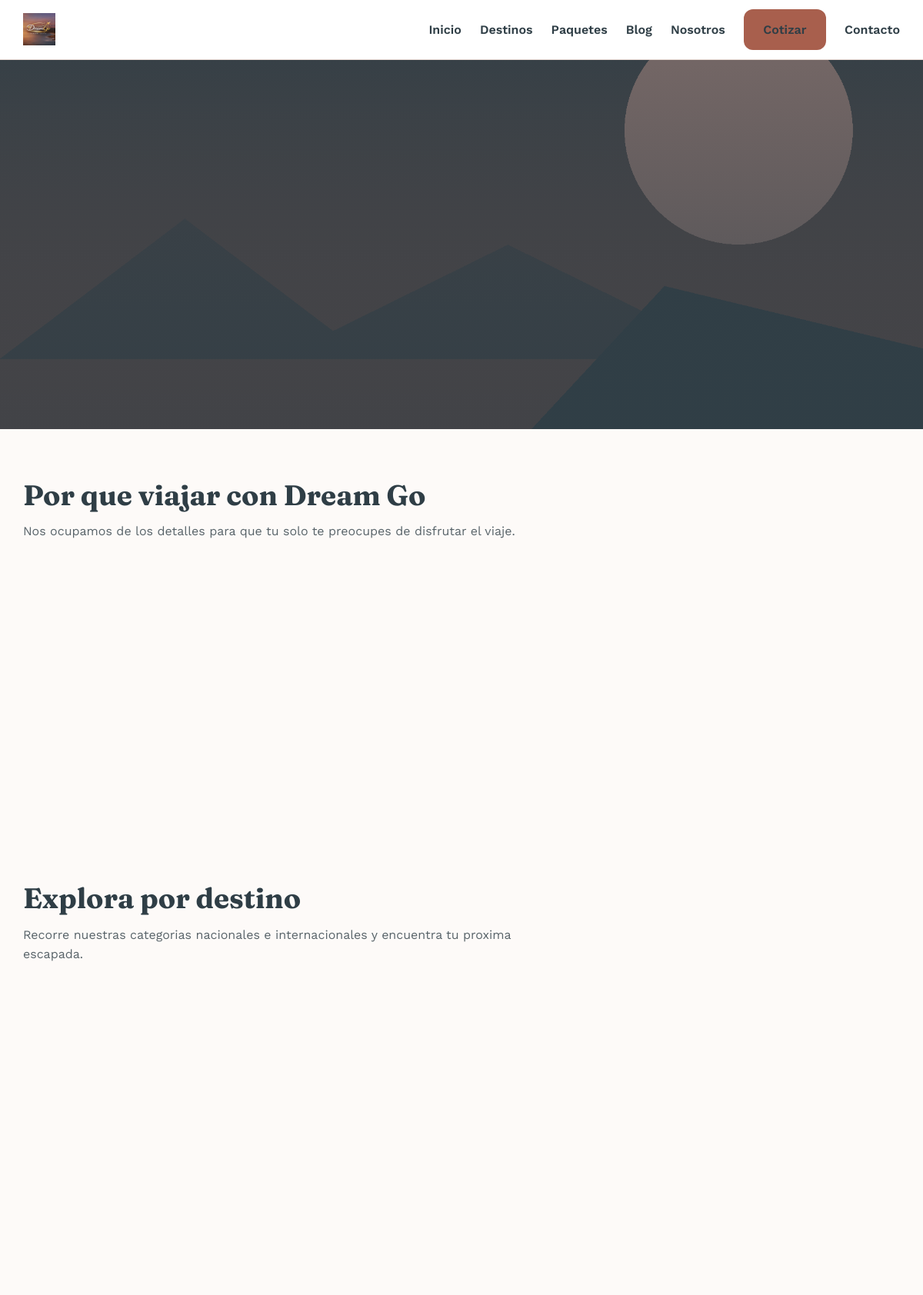
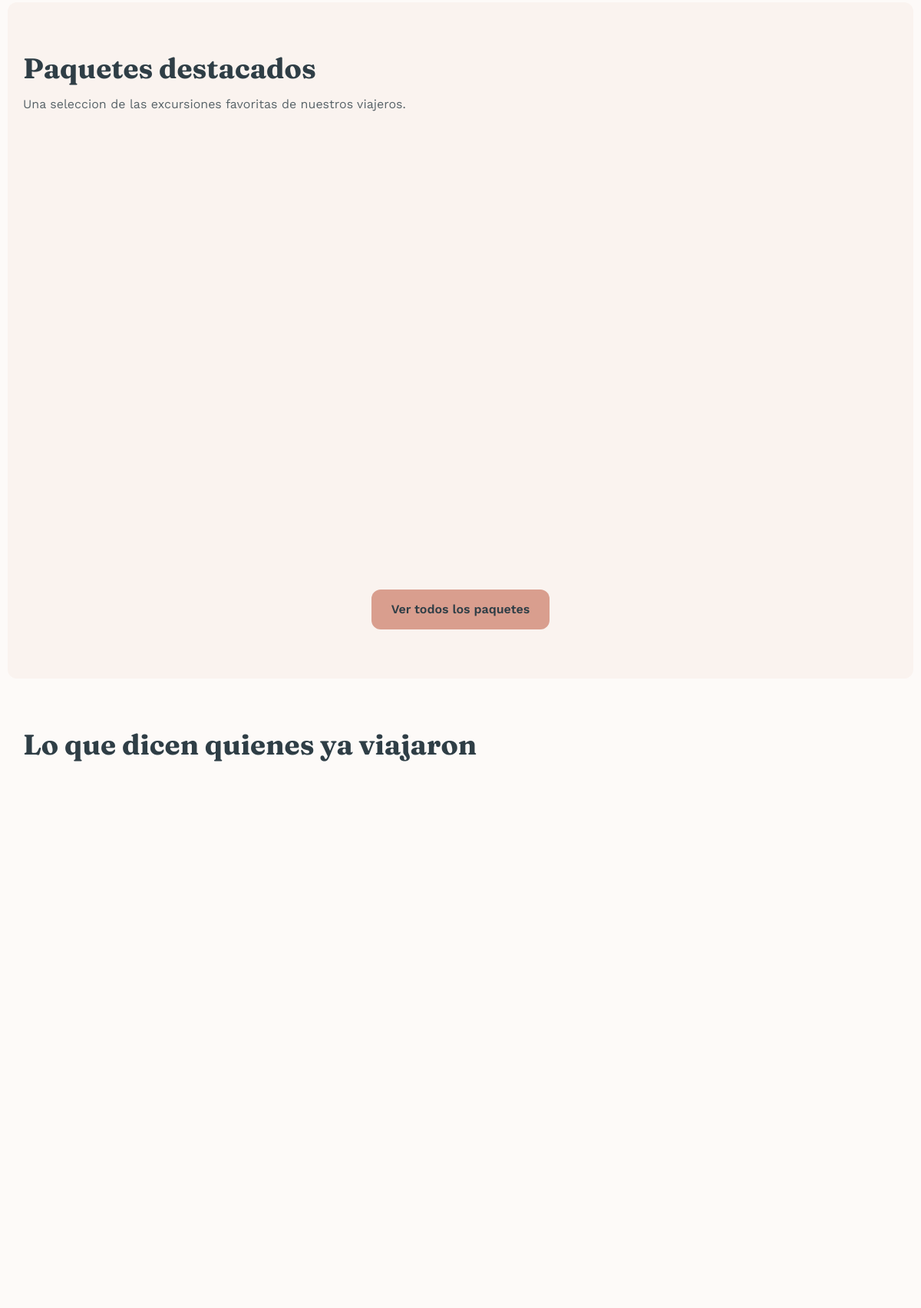
The page / (upper part) on the database its author committed (2 pictures, top to bottom).
### tables this page shows
CREATE TABLE IF NOT EXISTS bloques_pagina (
  id INT UNSIGNED AUTO_INCREMENT PRIMARY KEY,
  pagina VARCHAR(50) NOT NULL,
  clave VARCHAR(50) NOT NULL,
  orden SMALLINT UNSIGNED NOT NULL DEFAULT 0,
  visible TINYINT(1) NOT NULL DEFAULT 1,
  titulo VARCHAR(255) NULL,
  subtitulo VARCHAR(500) NULL,
  contenido LONGTEXT NULL,
  color_fondo VARCHAR(20) NULL,
  actualizado_en DATETIME NOT NULL DEFAULT CURRENT_TIMESTAMP ON UPDATE CURRENT_TIMESTAMP,
  UNIQUE KEY uniq_pagina_clave (pagina, clave)
);

### core/Database.php (called while the page is built, shortened)
<?php
final class Database
{
    private static ?PDO $instance = null;
    public static function connection(): PDO
    {
        if (self::$instance === null) {
            $config = require BASE_PATH . '/config/database.php';
            $dsn = sprintf(
                'mysql:host=%s;port=%s;dbname=%s;charset=utf8mb4',
                $config['host'],
                $config['port'],
                $config['database']
            );
            try {
                self::$instance = new PDO($dsn, $config['username'], $config['password'], [
                    PDO::ATTR_ERRMODE => PDO::ERRMODE_EXCEPTION,
                    PDO::ATTR_DEFAULT_FETCH_MODE => PDO::FETCH_ASSOC,
                    PDO::ATTR_EMULATE_PREPARES => false,
                ]);
            } catch (PDOException $e) {
                error_log('[DB] Error de conexion: ' . $e->getMessage());
                throw $e;
            }
        }
        return self::$instance;
    }
}

### core/Model.php (called while the page is built, shortened)
<?php
abstract class Model
{
    protected static string $table;
    protected static function db(): PDO
    {
        return Database::connection();
    }
    public static function where(array $conditions, string $orderBy = '', ?int $limit = null): array
    {
        [$clause, $params] = self::buildWhere($conditions);
        $sql = 'SELECT * FROM ' . static::$table;
        if ($clause !== '') {
            $sql .= ' WHERE ' . $clause;
        }
        if ($orderBy !== '') {
            $sql .= ' ORDER BY ' . $orderBy;
        }
        $stmt = static::db()->prepare($sql);
        $stmt->execute($params);
        return $stmt->fetchAll();
    }
    private static function buildWhere(array $conditions): array
    {
        $parts = [];
        $params = [];
        foreach ($conditions as $column => $value) {
            $paramKey = 'w_' . $column;
            $parts[] = "{$column} = :{$paramKey}";
            $params[$paramKey] = $value;
        }
        return [implode(' AND ', $parts), $params];
    }
}

### app/Models/BloquePagina.php (called while the page is built, shortened)
<?php
class BloquePagina extends Model
{
    public static function porPagina(string $pagina): array
    {
        return self::where(['pagina' => $pagina], 'orden ASC');
    }
    public static function contenido(array $bloque): array
    {
        if (empty($bloque['contenido'])) {
            return [];
        }
        return json_decode((string) $bloque['contenido'], true) ?? [];
    }
}

### app/Controllers/Public/HomeController.php (called while the page is built, shortened)
<?php
class HomeController extends Controller
{
    public function index(): void
    {
        $destacados = Paquete::destacados(3);
        $categorias = Categoria::activas();
        $this->view('public/home/index', [
            'bloques' => BloquePagina::porPagina('home'),
            'destacados' => $destacados,
            'resumenes' => Resena::resumenPorPaquetes(array_column($destacados, 'id')),
            'galerias' => ImagenPaquete::paraPadres(array_column($destacados, 'id')),
            'categorias' => $categorias,
            'imagenesDestinos' => ImagenDestino::paraPadres(array_column($categorias, 'id')),
        ], [
            'title' => ConfiguracionSitio::get('meta_title_default', 'Dream Go Operadora Turística'),
            'description' => ConfiguracionSitio::get('meta_description_default', 'Excursiones y paquetes de viaje.'),
        ]);
    }
}

### public/index.php (called while the page is built, shortened)
<?php
$router = new Router();
$request = new Request();
try {
    $router->dispatch($request);
} catch (NotFoundException $e) {
    http_response_code(404);
    (new App\Controllers\Public\ErrorController($request))->notFound();
} catch (ForbiddenException $e) {
    http_response_code(403);
    (new App\Controllers\Public\ErrorController($request))->forbidden($e->getMessage());
} catch (\Throwable $e) {
    error_log('[APP] ' . $e->getMessage() . ' en ' . $e->getFile() . ':' . $e->getLine());
    http_response_code(500);
    (new App\Controllers\Public\ErrorController($request))->serverError();
}

### core/Controller.php (called while the page is built, shortened)
<?php
abstract class Controller
{
    protected function view(string $view, array $data = [], array $meta = [], string $layout = 'public'): void
    {
        $viewFile = BASE_PATH . '/app/Views/' . str_replace('.', '/', $view) . '.php';
        extract($data, EXTR_SKIP);
        require $viewFile;
    }
}

### core/Request.php (called while the page is built, shortened)
<?php
final class Request
{
    private array $server;
    public function __construct()
    {
        $this->server = $_SERVER;
    }
    public function uri(): string
    {
        $uri = $this->server['REQUEST_URI'] ?? '/';
        $path = parse_url($uri, PHP_URL_PATH) ?? '/';
        return $path === '' ? '/' : $path;
    }
}

### app/Views/public/home/index.php (the view, shortened to what this page needs)
<?php foreach ($bloques as $bloque): ?>
  <?php $contenido = BloquePagina::contenido($bloque); ?>
  <?php if ($bloque['clave'] === 'hero'): ?>
    <?php $heroImagenes = array_values(array_filter($contenido['imagenes'] ?? [], 'is_string')); ?>
    <section class="hero hero--inicio<?= $heroImagenes ? ' hero--con-slides' : '' ?>"<?= count($heroImagenes) > 1 ? ' data-hero-carrusel' : '' ?>>
      <div class="contenedor">
      </div>
    </section>
  <?php elseif ($bloque['clave'] === 'ventajas'): ?>
    <section class="seccion contenedor<?= $bloque['color_fondo'] ? ' seccion--panel' : '' ?>" data-bloque="<?= htmlspecialchars($bloque['clave'], ENT_QUOTES, 'UTF-8') ?>">
      <div class="seccion__encabezado">
        <h2><?= htmlspecialchars($bloque['titulo'] ?? '', ENT_QUOTES, 'UTF-8') ?></h2>
        <?php if (!empty($bloque['subtitulo'])): ?><p><?= htmlspecialchars($bloque['subtitulo'], ENT_QUOTES, 'UTF-8') ?></p><?php endif; ?>
      </div>
      <div class="grid-tarjetas grid-tarjetas--4">
      </div>
    </section>
  <?php elseif ($bloque['clave'] === 'destinos' && !empty($categorias)): ?>
    <section class="seccion contenedor<?= $bloque['color_fondo'] ? ' seccion--panel' : '' ?>" data-bloque="<?= htmlspecialchars($bloque['clave'], ENT_QUOTES, 'UTF-8') ?>">
      <div class="seccion__encabezado">
        <h2><?= htmlspecialchars($bloque['titulo'] ?? '', ENT_QUOTES, 'UTF-8') ?></h2>
        <?php if (!empty($bloque['subtitulo'])): ?><p><?= htmlspecialchars($bloque['subtitulo'], ENT_QUOTES, 'UTF-8') ?></p><?php endif; ?>
      </div>
      <div class="grid-tarjetas">
      </div>
    </section>
  <?php elseif ($bloque['clave'] === 'paquetes_destacados' && !empty($destacados)): ?>
    <section class="seccion contenedor seccion--panel" data-bloque="paquetes_destacados">
      <div class="seccion__encabezado">
        <h2><?= htmlspecialchars($bloque['titulo'] ?? '', ENT_QUOTES, 'UTF-8') ?></h2>
        <?php if (!empty($bloque['subtitulo'])): ?><p><?= htmlspecialchars($bloque['subtitulo'], ENT_QUOTES, 'UTF-8') ?></p><?php endif; ?>
      </div>
      <div class="grid-tarjetas">
      </div>
      <div class="centrado mt-2">
        <a href="/paquetes" class="btn btn-secundario">Ver todos los paquetes</a>
      </div>
    </section>
  <?php elseif ($bloque['clave'] === 'testimonios'): ?>
    <section class="seccion contenedor<?= $bloque['color_fondo'] ? ' seccion--panel' : '' ?>" data-bloque="<?= htmlspecialchars($bloque['clave'], ENT_QUOTES, 'UTF-8') ?>">
      <div class="seccion__encabezado">
        <h2><?= htmlspecialchars($bloque['titulo'] ?? '', ENT_QUOTES, 'UTF-8') ?></h2>
      </div>
      <div class="grid-tarjetas grid-tarjetas--3">
      </div>
    </section>
  <?php endif; ?>
<?php endforeach; ?>
<section class="seccion contenedor" id="newsletter">
</section>

### core/Router.php (shortened to what this page needs)
<?php
final class Router
{
    private array $routes = [];
    private function add(string $method, string $pattern, array $handler, array $options): void
    {
        $tramos = preg_split('#(\{[a-zA-Z_]+\})#', $pattern, -1, PREG_SPLIT_DELIM_CAPTURE);
        $regex = '';
        foreach ($tramos as $i => $tramo) {
            $regex .= $i % 2 === 1 ? '([^/]+)' : preg_quote($tramo, '#');
        }
        $this->routes[] = [
            'method' => $method,
            'pattern' => $pattern,
            'regex' => '#^' . $regex . '$#',
            'handler' => $handler,
            'options' => $options,
        ];
    }
    public function dispatch(Request $request): void
    {
        $method = $request->method();
        $uri = $request->uri();
        foreach ($this->routes as $route) {
            if (preg_match($route['regex'], $uri, $matches)) {
                array_shift($matches);
                $this->callHandler($route['handler'], $matches, $request);
                return;
            }
        }
        throw new NotFoundException("Ruta no encontrada: {$method} {$uri}");
    }
    private function callHandler(array $handler, array $params, Request $request): void
    {
        [$controllerClass, $method] = $handler;
        $controller = new $controllerClass($request);
        $controller->$method(...$params);
    }
}

### public/assets/css/site.css (style rules this page uses)
:root { --color-primario: #d99e8e; --color-primario-oscuro: #a85f4d; --color-texto-oscuro: #2f3e46; --color-fondo: #fdfaf8; --color-fondo-alterno: #faf3ef; --color-borde: #e8d9d3; --color-blanco: #ffffff; --color-exito: #4f7a5c; --color-error: #b3453a; --fuente-titulos: 'Fraunces', Georgia, 'Times New Roman', serif; --fuente-texto: 'Work Sans', -apple-system, BlinkMacSystemFont, 'Segoe UI', sans-serif; --radio: 12px; --sombra: 0 8px 24px rgba(47, 62, 70, 0.08); --transicion: 0.25s ease; --contenedor-max: 1180px; --espacio-seccion: 4rem; }
*, *::before, *::after { box-sizing: border-box; }
html { -webkit-text-size-adjust: 100%; scroll-behavior: smooth; }
body { margin: 0; font-family: var(--fuente-texto); color: var(--color-texto-oscuro); background: var(--color-fondo); line-height: 1.6; -webkit-font-smoothing: antialiased; }
h1, h2, h3, h4 { font-family: var(--fuente-titulos); line-height: 1.2; margin: 0 0 0.75rem; color: var(--color-texto-oscuro); }
h2 { font-size: clamp(1.5rem, 4vw, 2.3rem); }
p { margin: 0 0 1rem; }
a { color: var(--color-primario-oscuro); text-decoration: none; }
.contenedor { width: 100%; max-width: var(--contenedor-max); margin-inline: auto; padding-inline: 1.25rem; }
.seccion { padding-block: var(--espacio-seccion); }
.btn { display: inline-flex; align-items: center; justify-content: center; gap: 0.5rem; border: none; border-radius: var(--radio); padding: 0.85rem 1.6rem; font-family: var(--fuente-texto); font-weight: 600; font-size: 1rem; cursor: pointer; transition: transform var(--transicion), box-shadow var(--transicion), background var(--transicion); }
.btn-secundario { background: var(--color-primario); color: var(--color-texto-oscuro); }
.hero { position: relative; min-height: 60vh; display: flex; align-items: center; color: var(--color-blanco); background: linear-gradient(180deg, rgba(47, 62, 70, 0.55), rgba(47, 62, 70, 0.75)), var(--color-texto-oscuro); background-size: cover; background-position: center; }
.hero--inicio { background-image: linear-gradient(180deg, rgba(47, 62, 70, 0.55), rgba(47, 62, 70, 0.82)), url('../img/placeholders/hero-inicio.png'); }
.seccion__encabezado { max-width: 640px; margin-bottom: 2rem; }
.seccion__encabezado p { opacity: 0.8; margin: 0; }
.grid-tarjetas { display: grid; gap: 1.5rem; grid-template-columns: 1fr; }
@media (min-width: 768px) { .grid-tarjetas { grid-template-columns: repeat(2, 1fr); } }
@media (min-width: 1024px) { .grid-tarjetas { grid-template-columns: repeat(3, 1fr); } }
@media (min-width: 1024px) { .grid-tarjetas--4 { grid-template-columns: repeat(4, 1fr); } }
@media (min-width: 1024px) { .grid-tarjetas--3 { grid-template-columns: repeat(3, 1fr); } }
.centrado { text-align: center; }
.mt-2 { margin-top: 2rem; }
.seccion--panel { border-radius: var(--radio); background: var(--color-fondo-alterno); }

### rows shown on the page
bloques_pagina: titulo "Por que viajar con Dream Go", subtitulo "Nos ocupamos de los detalles para que tu solo te preocupes de disfrutar el viaje."
bloques_pagina: titulo "Explora por destino", subtitulo "Recorre nuestras categorias nacionales e internacionales y encuentra tu proxima escapada."
bloques_pagina: titulo "Paquetes destacados", subtitulo "Una seleccion de las excursiones favoritas de nuestros viajeros."
bloques_pagina: titulo "Lo que dicen quienes ya viajaron"
